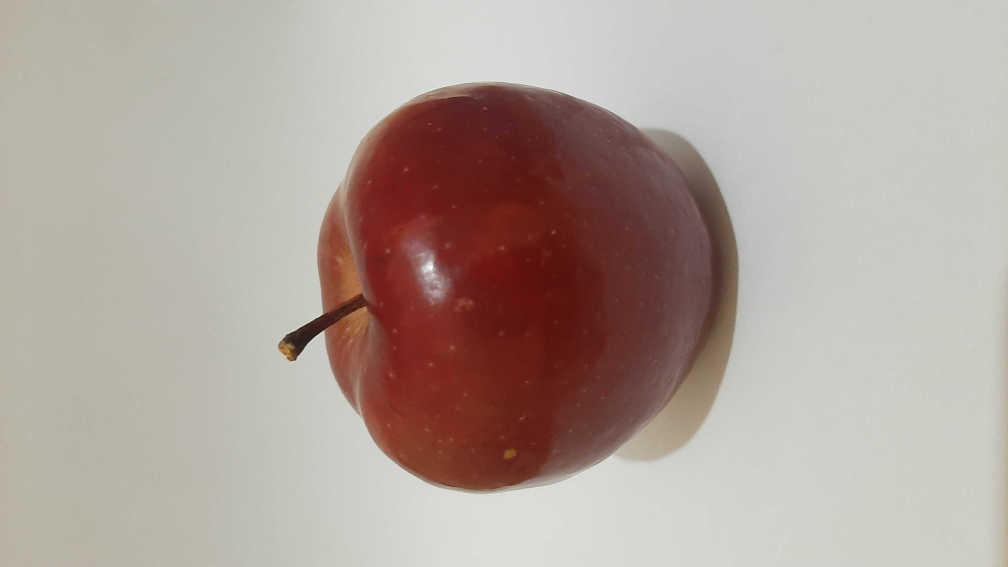
%> input picture pengenalan pola buah apel/data latih/apel merah/apel merah 01.jpg, 4032 x 2268 px (shown at 1/4 size); its folder holds 4 pictures in this run
$ octave pelatihan.m   (GNU Octave 9; MATLAB toolbox functions it lacks are replaced by stand-ins)
%> lines starting %> are read from the running program, lines starting %| are printed output that depends on the picture; in (x1, y1, x2, y2) boxes, pixels count from 0 and x2, y2 are one past the last pixel; in counts of white or black regions, pixels touching at a corner belong together; the program's own positions count from 1
clc; clear; close all; warning off all;

%apel merah
%membaca file citra
nama_folder='data latih/apel merah';
nama_file=dir(fullfile(nama_folder,'*.jpg'));
jumlah_file=numel(nama_file);

%menginisialisasi variable ciri merah dan target merah
ciri_merah=zeros(jumlah_file,3);
target_merah=cell(jumlah_file,1);

%melakukan pengolahan citra terhadap seluruh file
for n=1:jumlah_file
    %membaca file citra rgb
    Img=im2double(imread(fullfile(nama_folder,nama_file(n).name)));
    %figure,imshow(Img);

    %konversi ke grayscale
    Img_gray=rgb2gray(Img);
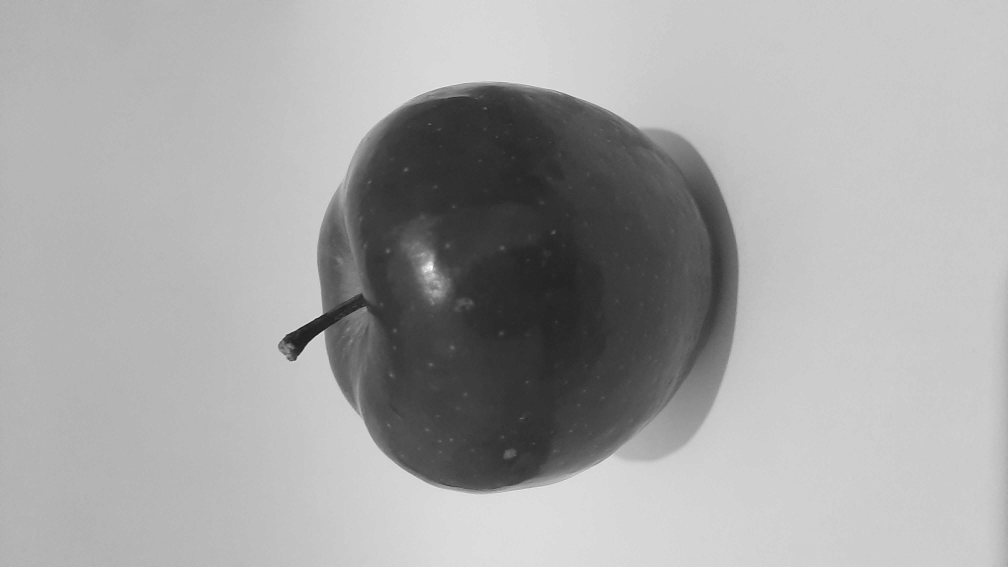
%> Img_gray: size 2268x4032 double (shown at 1/4 size); min 0.00821, max 1, mean 0.651
    %figure,imshow(Img_gray);

    %grayscale to biner
    bw=imbinarize(Img_gray,0.5);
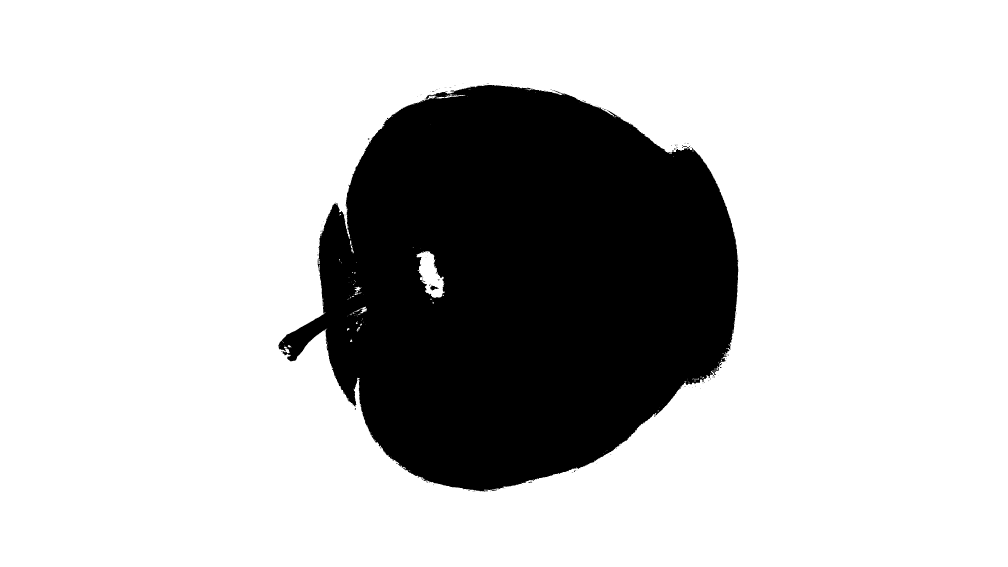
%> bw: size 2268x4032 logical (shown at 1/4 size); 77.1% white; 160 black regions (145 under 20 px), largest, box (x1, y1, x2, y2) and area: (1114, 339, 2953, 1966) 2096177, (1721, 1141, 1755, 1162) 353, (2201, 359, 2253, 375) 105
    %figure,imshow(bw);

    %melakukan operasi komplemen
    bw=imcomplement(bw);
    %figure,imshow(bw);

    %melakukan morfologi
    %1. filling holes
    bw=imfill(bw,'holes');
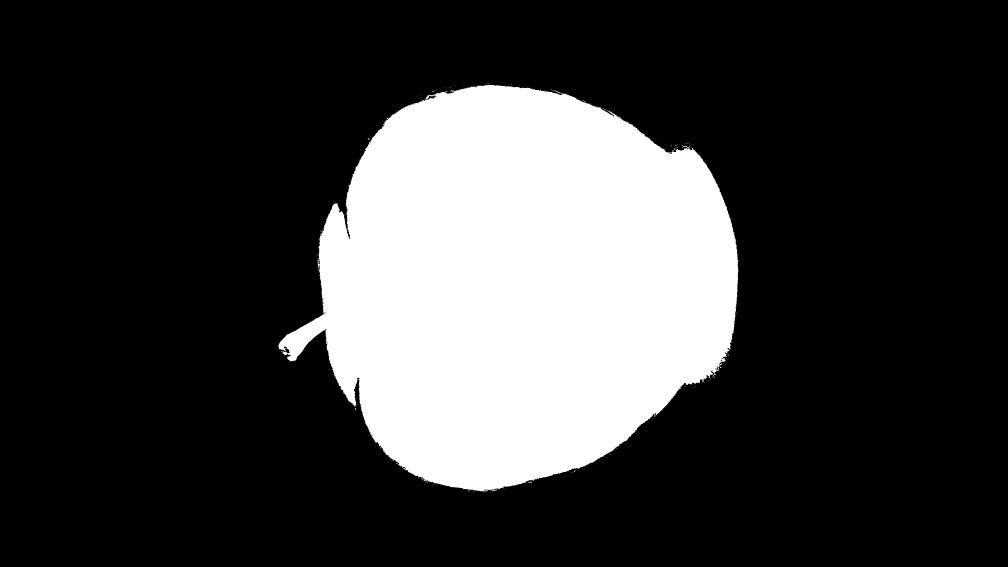
%> bw: size 2268x4032 logical (shown at 1/4 size); 23.1% white; 143 white regions (131 under 20 px), largest, box (x1, y1, x2, y2) and area: (1114, 339, 2953, 1966) 2111170, (2201, 359, 2253, 375) 105, (1968, 1958, 1989, 1963) 65
    %figure,imshow(bw);

    %2.area opening
    bw=bwareaopen(bw,100);
%> bw: size 2268x4032 logical; 23.1% white; 2 white regions, box (x1, y1, x2, y2) and area: (1114, 339, 2953, 1966) 2111170, (2201, 359, 2253, 375) 105
    %figure,imshow(bw);

    %ekstraksi ciri warna rgb
    R=Img(:,:,1);
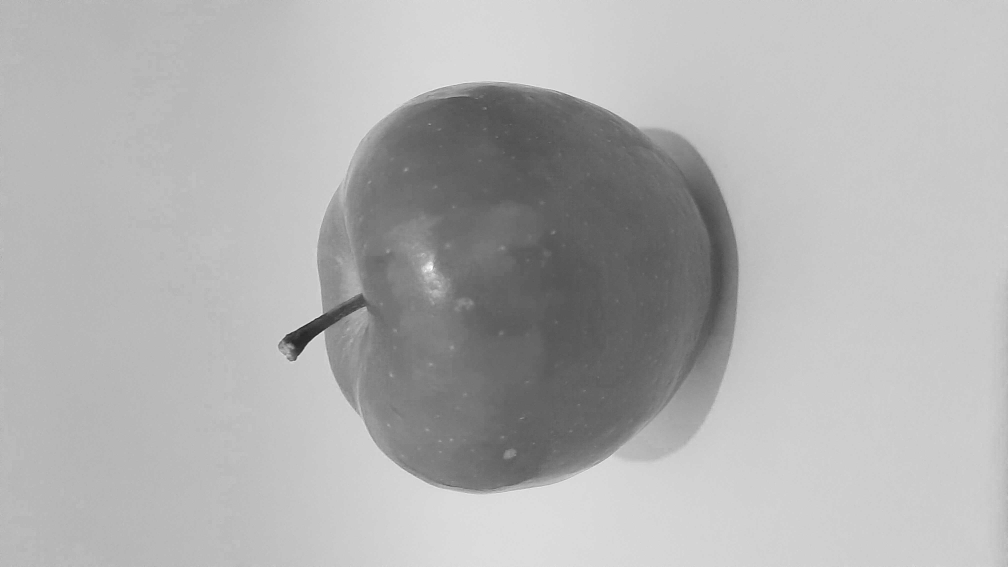
%> R: size 2268x4032 double (shown at 1/4 size); min 0.0275, max 1, mean 0.692
    G=Img(:,:,2);
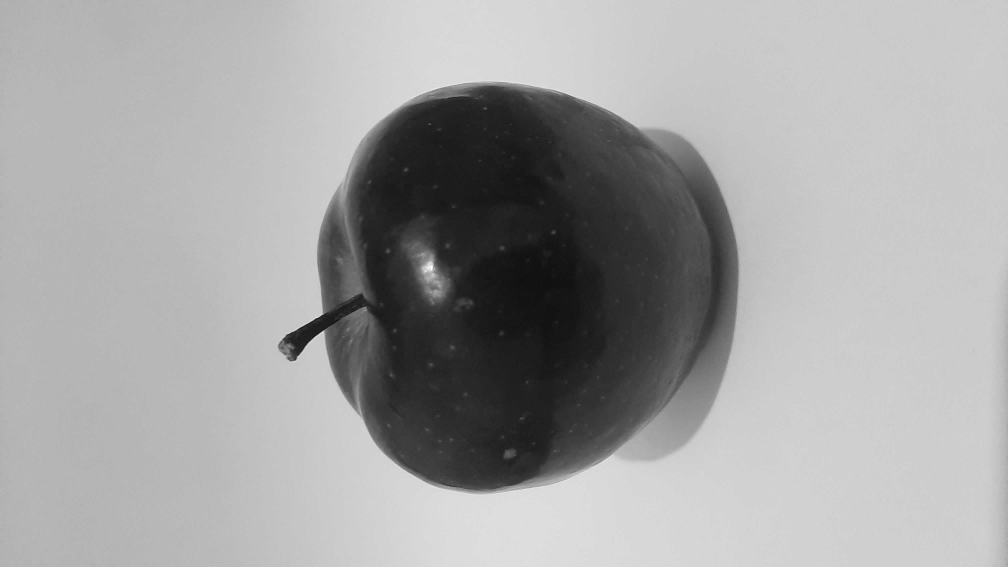
%> G: size 2268x4032 double (shown at 1/4 size); min 0, max 1, mean 0.639
    B=Img(:,:,3);
    R(~bw)=0;
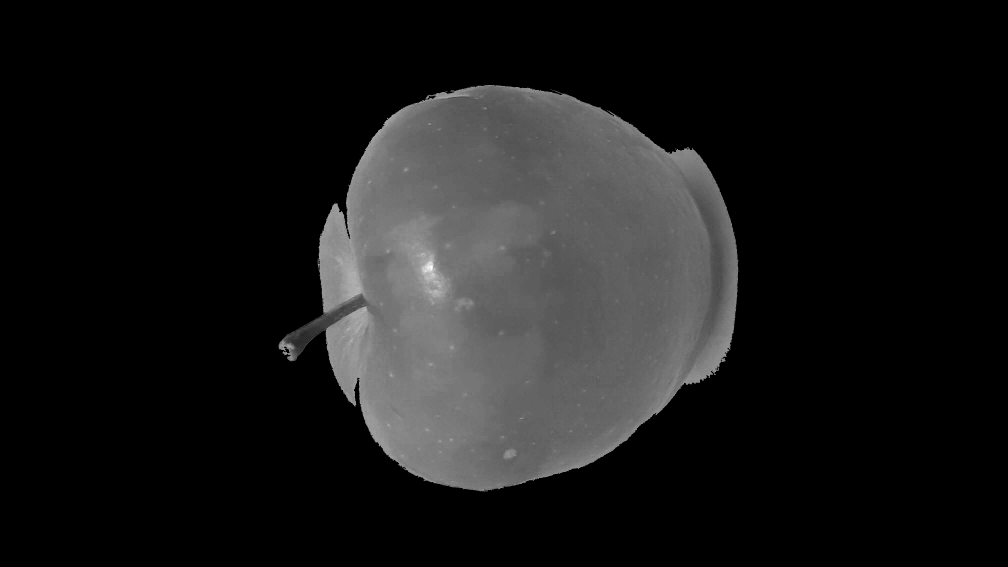
%> R: size 2268x4032 double (shown at 1/4 size); min 0, max 1, mean 0.0992
    G(~bw)=0;
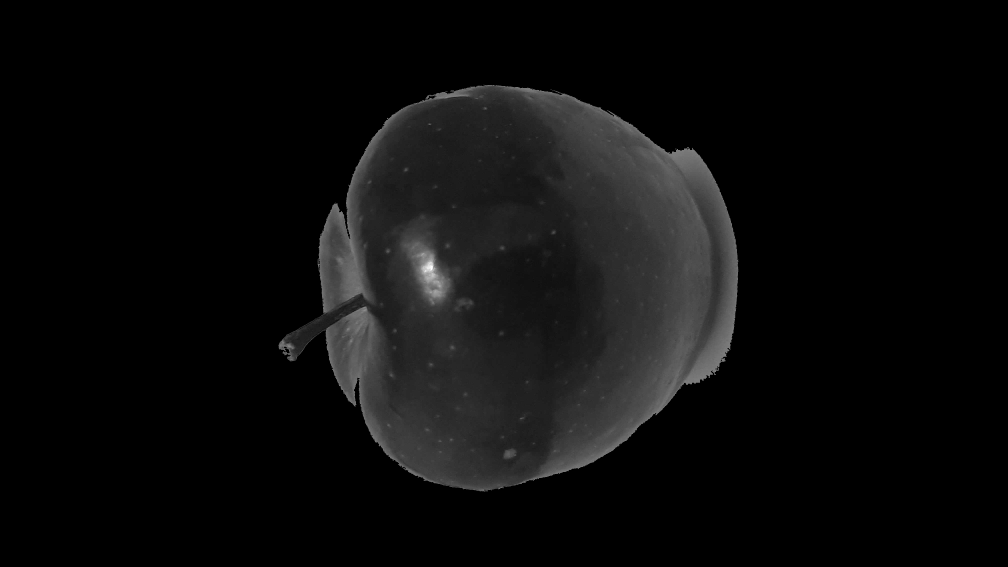
%> G: size 2268x4032 double (shown at 1/4 size); min 0, max 1, mean 0.0471
    B(~bw)=0;
    RGB=cat(3,R,G,B);
    %figure,imshow(RGB);
    Red=sum(sum(R))/sum(sum(bw));
%> Red = 0.43
    Green=sum(sum(G))/sum(sum(bw));
%> Green = 0.204
    Blue=sum(sum(B))/sum(sum(bw));
%> Blue = 0.176

    %mengisi variable ciri merah hasil ekstraksi
    ciri_merah(n,1)=Red;
    ciri_merah(n,2)=Green;
    ciri_merah(n,3)=Blue;
    %mengisi variable target merah dengan nama class
    target_merah{n}='apel merah';


end
%> pass 2 of the loop `for n=1:jumlah_file`:
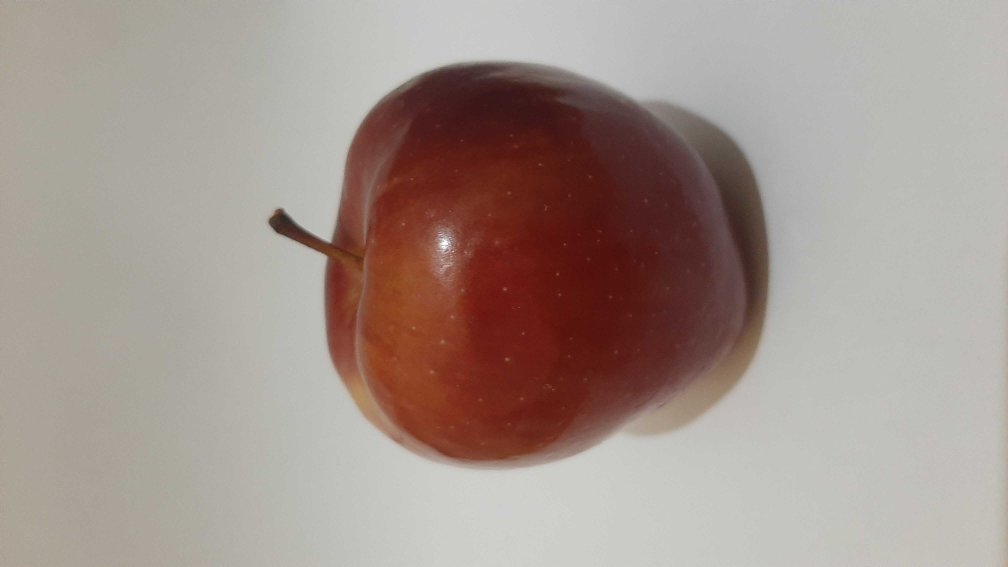
%> input picture pengenalan pola buah apel/data latih/apel merah/apel merah 02.jpg, 4032 x 2268 px (shown at 1/4 size)
%> `bw=imbinarize(Img_gray,0.5);`:
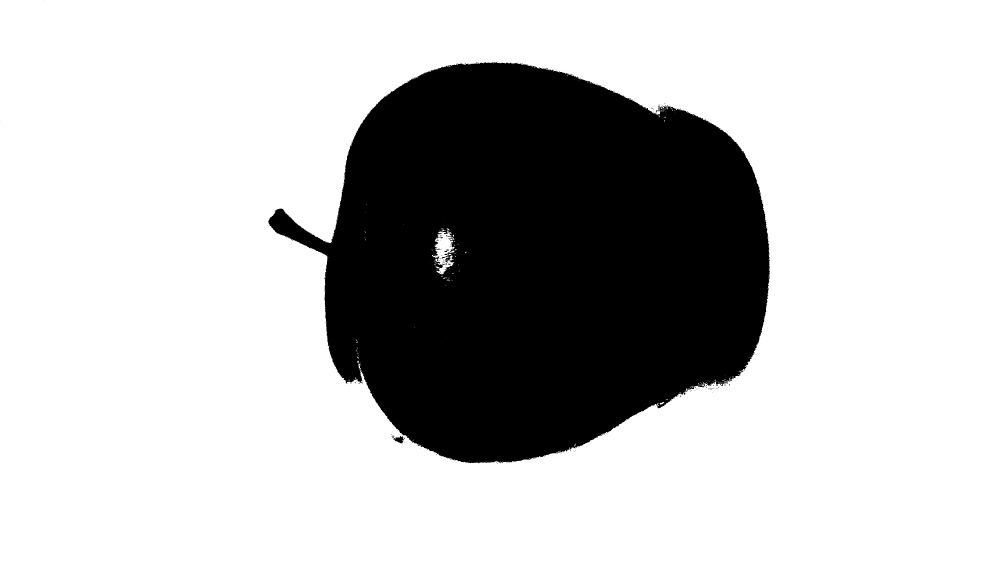
%> bw: size 2268x4032 logical (shown at 1/4 size); 75.3% white; 189 black regions (178 under 20 px), largest, box (x1, y1, x2, y2) and area: (1073, 248, 3080, 1854) 2255059, (1573, 1744, 1619, 1773) 702, (2633, 422, 2639, 440) 72
%> `R=Img(:,:,1);`:
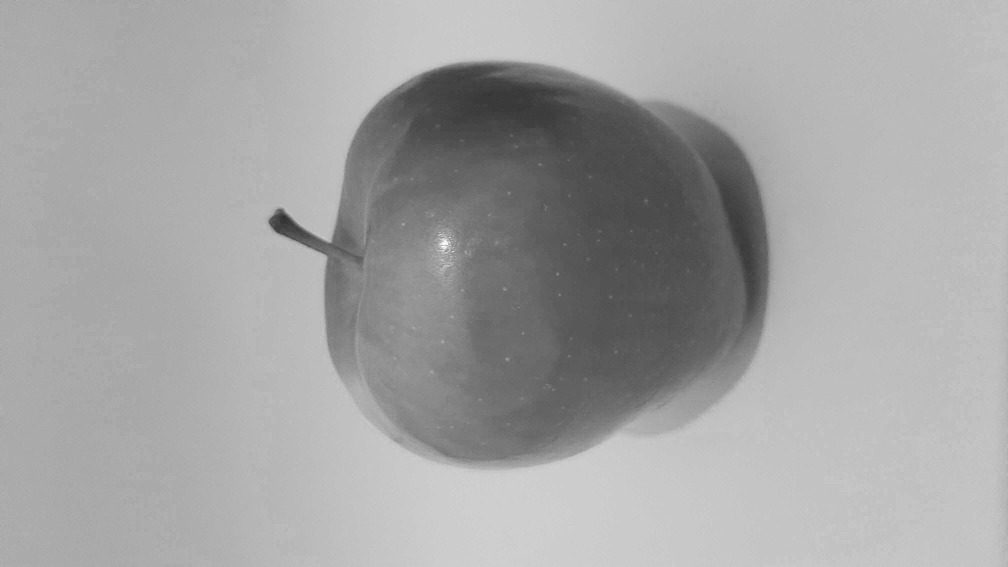
%> R: size 2268x4032 double (shown at 1/4 size); min 0.114, max 1, mean 0.64
%> Red = 0.405
%> Green = 0.194
%> Blue = 0.156

%apel hijau
%membaca file citra
nama_folder='data latih/apel hijau';
%> nama_folder = 'data latih/apel hijau'
nama_file=dir(fullfile(nama_folder,'*.jpg'));
jumlah_file=numel(nama_file);
%> jumlah_file = 0

%menginisialisasi variable ciri merah dan target merah
ciri_hijau=zeros(jumlah_file,3);
target_hijau=cell(jumlah_file,1);
%> target_hijau = {}

%melakukan pengolahan citra terhadap seluruh file
for n=1:jumlah_file
    %membaca file citra rgb
    Img=im2double(imread(fullfile(nama_folder,nama_file(n).name)));
    %figure,imshow(Img);

    %konversi ke grayscale
    Img_gray=rgb2gray(Img);
    %figure,imshow(Img_gray);

    %grayscale to biner
    bw=imbinarize(Img_gray,0.9);
    %figure,imshow(bw);

    %melakukan operasi komplemen
    bw=imcomplement(bw);
    %figure,imshow(bw);

    %melakukan morfologi
    %1. filling holes
    bw=imfill(bw,'holes');
    %figure,imshow(bw);

    %2.area opening
    bw=bwareaopen(bw,100);
    %figure,imshow(bw);

    %ekstraksi ciri warna rgb
    R=Img(:,:,1);
    G=Img(:,:,2);
    B=Img(:,:,3);
    R(~bw)=0;
    G(~bw)=0;
    B(~bw)=0;
    RGB=cat(3,R,G,B);
    %figure,imshow(RGB);
    Red=sum(sum(R))/sum(sum(bw));
    Green=sum(sum(G))/sum(sum(bw));
    Blue=sum(sum(B))/sum(sum(bw));

    %mengisi variable ciri merah hasil ekstraksi
    ciri_hijau(n,1)=Red;
    ciri_hijau(n,2)=Green;
    ciri_hijau(n,3)=Blue;
    %mengisi variable target merah dengan nama class
    target_hijau{n}='apel hijau';


end

%menyusun variable ciri latih dan target latih
ciri_latih=[ciri_merah;ciri_hijau];
target_latih=[target_merah;target_hijau];

%melakukan pelatihan menggunakan K-NN
Mdl=fitcknn(ciri_latih,target_latih,'NumNeighbors',2);

%membaca class kluaran hasil pelatihan
hasil_latih=predict(Mdl,ciri_latih);

%menghitung akurasi
jumlah_benar=0;
jumlah_data=size(ciri_latih,1);
%> jumlah_data = 4
for k=1:jumlah_data
    if isequal(hasil_latih{k},target_latih{k})
        jumlah_benar=jumlah_benar+1;
    end
end

akurasi_pelatihan=jumlah_benar/jumlah_data*100

%menyimpan variable Mdl hasil Pelatihan
save Mdl Mdl
